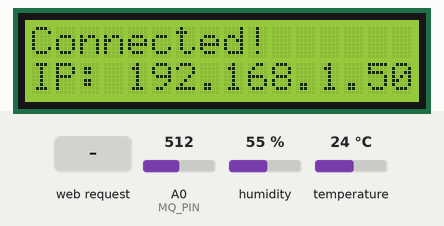
The sketch below on a simulated ESP8266 (NodeMCU). Shown: 16×2 character LCD. The test bench sets the inputs (shaded band); at power-on: A0 (MQ_PIN) = 512, humidity 55 %, temperature 24 °C. WiFi joins after 1.5 s; servers stay silent unless stated; what the sketch prints to the serial monitor is not drawn.

Above: at 2.7 s.
8.9 s: HTTP request GET /readTemperature received
At 9.5 s:
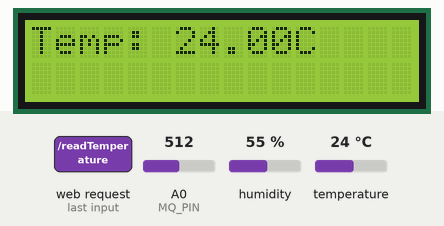
10.4 s: HTTP request GET /readHumidity received
At 10.8 s:
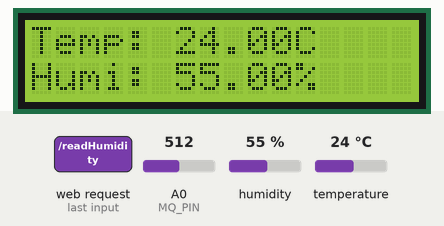
11.9 s: HTTP request GET /readGasSensor received
At 14.7 s:
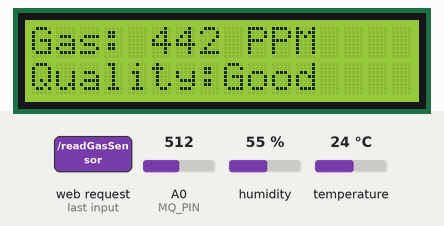
14.9 s: HTTP request GET /readHumidity received
At 16.9 s:
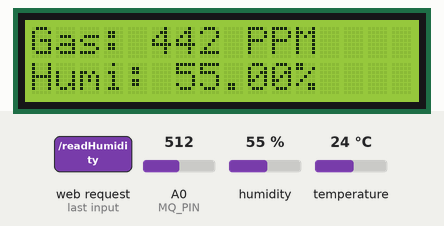
Timing chart, 0 to 18.4 s (numbered marks = the images above; inputs shaded):
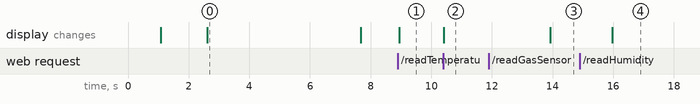

The sketch:

air_monitoring_local_web_server.ino
```cpp
//-------------------------------Include the NodeMCU ESP8266 Library
#include <ESP8266WiFi.h>
#include <WiFiClient.h>
#include <ESP8266WebServer.h>
//------------------------------------
#include <Wire.h>
#include <LiquidCrystal_I2C.h>
#include <MQ135.h>

//-----------------------------------Include the DHT Sensor Library
#include "DHT.h"
#define DHTTYPE DHT11

#include "indexpage.h"

// Define the LEDonBoard pin number,
//which is used to control the onboard LED of the NodeMCU ESP8266.
#define LEDonBoard 2

//---------------------------SSID and Password of your WiFi router
// Define the SSID and password for connecting to the WiFi router
const char* ssid = "your_wifi_ssid here";
const char* password = "wifipassword_here" ;
//----------------------------------------


// Create a web server object on port 80
ESP8266WebServer server(80);

// Define the pin connected to the DHT sensor
const int DHTPin = 2;
DHT dht(DHTPin, DHTTYPE);

//----------------------------------------Initialize LCD
// Initialize the LCD with the I2C address, number of columns, and number of rows
LiquidCrystal_I2C lcd(0x27, 16, 2); // Address 0x27, 16 characters wide and 2 lines

//----------------------------------------Gas Sensor
// Define the analog pin connected to the MQ135 gas sensor
#define MQ_PIN A0
// Define the calibrated CO2 0 level
#define co2Zero 70
// Initialize the gas sensor object with the analog pin
MQ135 gasSensor(MQ_PIN);

// Define concentration thresholds
const int GOOD_THRESHOLD = 500;   // ppm
const int MODERATE_THRESHOLD = 700;  // ppm

// Function to classify CO2 concentration
String classifyCO2Concentration(int concentration) {
    // Classify the CO2 concentration into three categories
  if (concentration <= GOOD_THRESHOLD) {
    return "Good";
  } else if (concentration <= MODERATE_THRESHOLD) {
    return "Moderate";
  } else {
    return "Danger";
  }
}


//-------This routine is executed when you open NodeMCU ESP8266 IP Address in browser
void handleRoot() {
  // Load the HTML page stored in the MAIN_page variable and send it to the client
  String s = MAIN_page;
  server.send(200, "text/html", s);
}

//----------------------------------------
//-------------------Procedure for reading the temperature value of a DHT11 sensor
void handleDHT11Temperature() {
  float t = dht.readTemperature();
  String Temperature_Value = String(t);

  server.send(200, "text/plane", Temperature_Value);

  if (isnan(t)) {
    Serial.println("Failed to read from DHT sensor!");
  }
  else {
    lcd.clear();
    Serial.print("DHT11 || Temperature : ");
    Serial.print(t);
    Serial.print(" || ");

    // Display temperature on LCD
    lcd.setCursor(0, 0);
    lcd.print("Temp: ");
    lcd.print(t);
    lcd.print("C");
  }
}

//----------------------------------------
//---------Procedure for reading humidity values from DHT11 sensors
void handleDHT11Humidity() {
  // Read the humidity from the DHT11 sensor
  float h = dht.readHumidity();
  // Convert the humidity value to a string
  String Humidity_Value = String(h);

  // Send the humidity value to the client as plain text
  server.send(200, "text/plane", Humidity_Value);

  // Check if the humidity reading is NaN (not a number)
  if (isnan(h)) {
    Serial.println("Failed to read from DHT sensor !");
  }
  else {
    // Print the humidity value to the serial monitor
    Serial.print("Humidity: ");
    Serial.println(h);

    // Display the humidity on the LCD
    lcd.setCursor(0, 1);
    lcd.print("Humi: ");
    lcd.print(h);
    lcd.print("%");
  }
}

//----------------------------------------
//---------------------------Procedure for reading the gas sensor value
void handleGasSensor() {
  int co2now[10];          // Array to store CO2 readings
  int co2raw = 0;          // Raw CO2 value
  int co2ppm = 0;          // Calculated CO2 concentration in ppm
  int zzz = 0;             // Variable for averaging

  // Sample CO2 10 times over 2 seconds
  for (int x = 0; x < 10; x++) {
    co2now[x] = analogRead(MQ_PIN);
    delay(200);
  }

  // Add samples together
  for (int x = 0; x < 10; x++) {
    zzz = zzz + co2now[x];
  }

  co2raw = zzz / 10;       // Average the samples
  co2ppm = co2raw - co2Zero; // Calculate the ppm

  // Classify gas concentration
  String gasClassification = classifyCO2Concentration(co2ppm);

  // Send gas concentration and gas quality separately
  server.send(200, "text/plain", String(co2ppm) + "," + gasClassification);

  // Print gas concentration and air quality to the serial monitor
  Serial.print("Gas: ");
  Serial.print(co2ppm);
  Serial.print(" PPM");
  Serial.print(", Air Quality :");
  Serial.println(gasClassification);
  Serial.println();

  // Display gas concentration and air quality on LCD
  lcd.clear();
  lcd.setCursor(0, 0);
  lcd.print("Gas: ");
  lcd.print(co2ppm);
  lcd.print(" PPM");

  lcd.setCursor(0, 1);
  lcd.print("Quality:");
  lcd.print(gasClassification);
  delay(2000);
}

//----------------------------------------
//----------------------------------------Setup
void setup(void){

  // Initialize LCD
  lcd.init();            // Initialize LCD display
  lcd.backlight();       // Turn on LCD backlight
  lcd.clear();           // Clear LCD display

  // Start serial communication
  Serial.begin(115200);
  delay(500);

  // Initialize DHT sensor
  dht.begin();
  delay(500);

   // Set LED pin mode and turn it on
  pinMode(LEDonBoard, OUTPUT);
  digitalWrite(LEDonBoard, HIGH);

  // Connect to WiFi network
  WiFi.begin(ssid, password);
  Serial.println("Connecting to WiFi...");
  lcd.print("Connecting...");

  // Wait for WiFi connection
  while (WiFi.status() != WL_CONNECTED) {
    Serial.print(".");
    digitalWrite(LEDonBoard, LOW);
    delay(250);
    digitalWrite(LEDonBoard, HIGH);
    delay(250);
  }

  Serial.println("");
  Serial.println("Successfully connected to WiFi!");
  Serial.print("IP address: ");
  Serial.println(WiFi.localIP());

  // Display connection status on LCD
  lcd.clear();
  lcd.print("Connected!");
  lcd.setCursor(0, 1);
  lcd.print("IP: ");
  lcd.print(WiFi.localIP());

  // Set up HTTP server routes
  server.on("/", handleRoot);
  server.on("/readTemperature", handleDHT11Temperature);
  server.on("/readHumidity", handleDHT11Humidity);
  server.on("/readGasSensor", handleGasSensor);

  // Start HTTP server
  server.begin();
  Serial.println("HTTP server started");
  delay(5000); // Delay to show IP address longer


  // Initialize LCD (again to ensure backlight remains on)
  lcd.init();
  lcd.backlight();
  lcd.clear();
}
//----------------------------------------
//----------------------------------------Loop
void loop(){
  // Handle client requests
  server.handleClient();
}
//----------------------------------------
```

indexpage.h
```cpp
const char MAIN_page[] PROGMEM = R"=====(
<!DOCTYPE html>
<html>
  <head>
    <meta name="viewport" content="width=device-width, initial-scale=1">
    <link href="https://use.fontawesome.com/releases/v5.7.2/css/all.css" rel="stylesheet">
    <style>
      html {
        font-family: Arial;
        display: inline-block;
        margin: 0px auto;
        text-align: center;
      }
      h1 { font-size: 2.0rem; }
      p { font-size: 2.0rem; }
      .units { font-size: 1.2rem; }
      .dht-labels{
        font-size: 1.5rem;
        vertical-align:middle;
        padding-bottom: 15px;
      }
    </style>
  </head>
  <body>
    <h2>Assignment 1 SKIH3113 Sensor Based System (A232)</h2>
    <h1>NodeMCU ESP8266 Air Monitoring System</h1>

    <p>
      <i class="fa fa-thermometer-half" style="font-size:3.0rem;color:#62a1d3;"></i>
      <span class="dht-labels">Temperature : </span>
      <span id="TemperatureValue">0</span>
      <sup class="units">&deg;C</sup>
    </p>
    <p>
      <i class="fa fa-tint" style="font-size:3.0rem;color:#75e095;"></i>
      <span class="dht-labels">Humidity : </span>
      <span id="HumidityValue">0</span>
      <sup class="units">%</sup>
    </p>

    <p>
       <span class="dht-labels">Gas Concentration : </span>
       <span id="GasValue">0</span>
      <sup class="units">ppm</sup>
    </p>

    <p>
       <span class="dht-labels">Air Quality : </span>
       <span id="AirQuality">0</span>
    </p>

    <p>
      <i class="far fa-clock" style="font-size:1.0rem;color:#e3a8c7;"></i>
      <span style="font-size:1.0rem;">Time </span>
      <span id="time" style="font-size:1.0rem;"></span>

      <i class="far fa-calendar-alt" style="font-size:1.0rem;color:#f7dc68";></i>
      <span style="font-size:1.0rem;">Date </span>
      <span id="date" style="font-size:1.0rem;"></span>
    </P>

    <script>

      // Set intervals to call functions repeatedly
      setInterval(function() {
        // Call a function repetatively with 2 Second interval
        getTemperatureData();
        getHumidityData();
        getGasData();
      }, 2500);

      setInterval(function() {
        // Call a function repetatively with 1 Second interval
        Time_Date();
      }, 1000);

      // Function to fetch temperature data from server
      function getTemperatureData() {
        var xhttp = new XMLHttpRequest();
        xhttp.onreadystatechange = function() {
          if (this.readyState == 4 && this.status == 200) {
            // Update temperature value on the web page
            document.getElementById("TemperatureValue").innerHTML =
            this.responseText;
          }
        };
        xhttp.open("GET", "readTemperature", true);
        xhttp.send();
      }

      // Function to fetch humidity data from server
      function getHumidityData() {
        var xhttp = new XMLHttpRequest();
        xhttp.onreadystatechange = function() {
          if (this.readyState == 4 && this.status == 200) {
            // Update humidity value on the web page
            document.getElementById("HumidityValue").innerHTML =
            this.responseText;
          }
        };
        xhttp.open("GET", "readHumidity", true);
        xhttp.send();
      }

      // Function to fetch gas data from server
      function getGasData() {
        var xhttp = new XMLHttpRequest();
        xhttp.onreadystatechange = function() {
          if (this.readyState == 4 && this.status == 200) {
            // Parse response text to get gas value and air quality
              var gasData = this.responseText.split(',');
              var gasValue = gasData[0];
              var airQuality = gasData[1];
            // Update gas value and air quality on the web page
            document.getElementById("GasValue").innerHTML = gasValue;
            document.getElementById("AirQuality").innerHTML = airQuality;
            }
        };
        xhttp.open("GET", "readGasSensor", true);
        xhttp.send();
      }


      // Function to update time and date
      function Time_Date() {
        var t = new Date();
        // Update time on the web page
        document.getElementById("time").innerHTML = t.toLocaleTimeString();
        var d = new Date();
        const dayNames = ["Sunday", "Monday", "Tuesday", "Wednesday", "Thursday", "Friday","Saturday"];
        const monthNames = ["January", "February", "March", "April", "May", "June","July", "August", "September", "October", "November", "December"];
        // Update date on the web page
        document.getElementById("date").innerHTML = dayNames[d.getDay()] + ", " + d.getDate() + "-" + monthNames[d.getMonth()] + "-" + d.getFullYear();
      }
    </script>
  </body>
</html>
)=====";
```

Measured:
- after the input at 8.9 s, the display: changes at once (image 1)
- after the input at 10.4 s, the display: changes at once (image 2)
- after the input at 11.9 s, the display: changes after 2.0 s (image 3)
- after the input at 14.9 s, the display: changes after 1.1 s (image 4)
- what the display in image 0 shows lasts 5.1 s, from 2.6 s to 7.7 s
